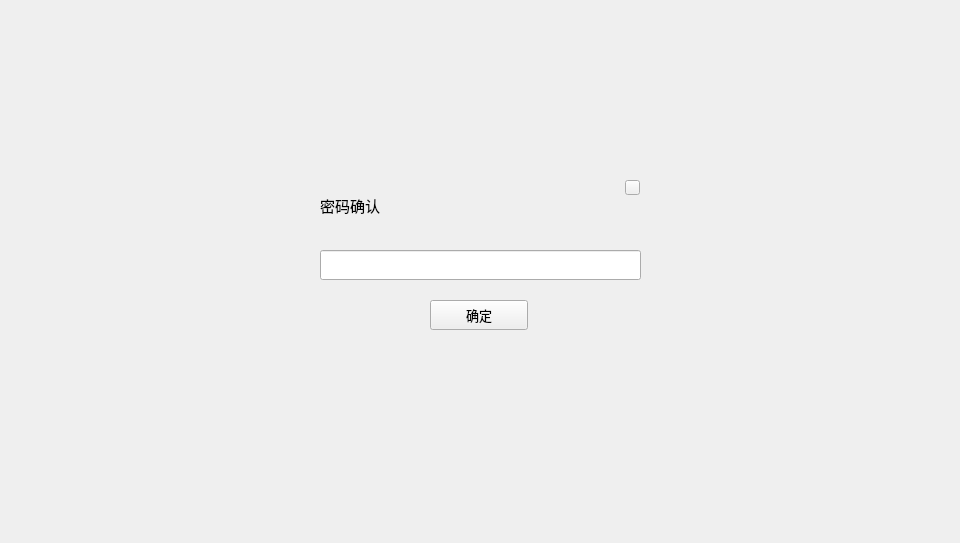
<?xml version="1.0" encoding="UTF-8"?>
<ui version="4.0">
 <class>PasswordConfirmWidget</class>
 <widget class="QWidget" name="PasswordConfirmWidget">
  <property name="geometry">
   <rect>
    <x>0</x>
    <y>0</y>
    <width>960</width>
    <height>543</height>
   </rect>
  </property>
  <property name="windowTitle">
   <string>Form</string>
  </property>
  <widget class="QLabel" name="label">
   <property name="geometry">
    <rect>
     <x>320</x>
     <y>190</y>
     <width>181</width>
     <height>31</height>
    </rect>
   </property>
   <property name="font">
    <font>
     <family>微软雅黑</family>
     <pointsize>11</pointsize>
    </font>
   </property>
   <property name="text">
    <string>密码确认</string>
   </property>
  </widget>
  <widget class="QToolButton" name="toolButton_cancel">
   <property name="geometry">
    <rect>
     <x>625</x>
     <y>180</y>
     <width>15</width>
     <height>15</height>
    </rect>
   </property>
   <property name="cursor">
    <cursorShape>PointingHandCursor</cursorShape>
   </property>
   <property name="text">
    <string/>
   </property>
  </widget>
  <widget class="QLineEdit" name="lineEdit">
   <property name="geometry">
    <rect>
     <x>320</x>
     <y>250</y>
     <width>321</width>
     <height>30</height>
    </rect>
   </property>
   <property name="echoMode">
    <enum>QLineEdit::Password</enum>
   </property>
  </widget>
  <widget class="QToolButton" name="toolButton_confirm">
   <property name="geometry">
    <rect>
     <x>430</x>
     <y>300</y>
     <width>98</width>
     <height>30</height>
    </rect>
   </property>
   <property name="font">
    <font>
     <family>微软雅黑</family>
     <pointsize>10</pointsize>
    </font>
   </property>
   <property name="cursor">
    <cursorShape>PointingHandCursor</cursorShape>
   </property>
   <property name="text">
    <string>确定</string>
   </property>
  </widget>
 </widget>
 <resources/>
 <connections/>
</ui>
